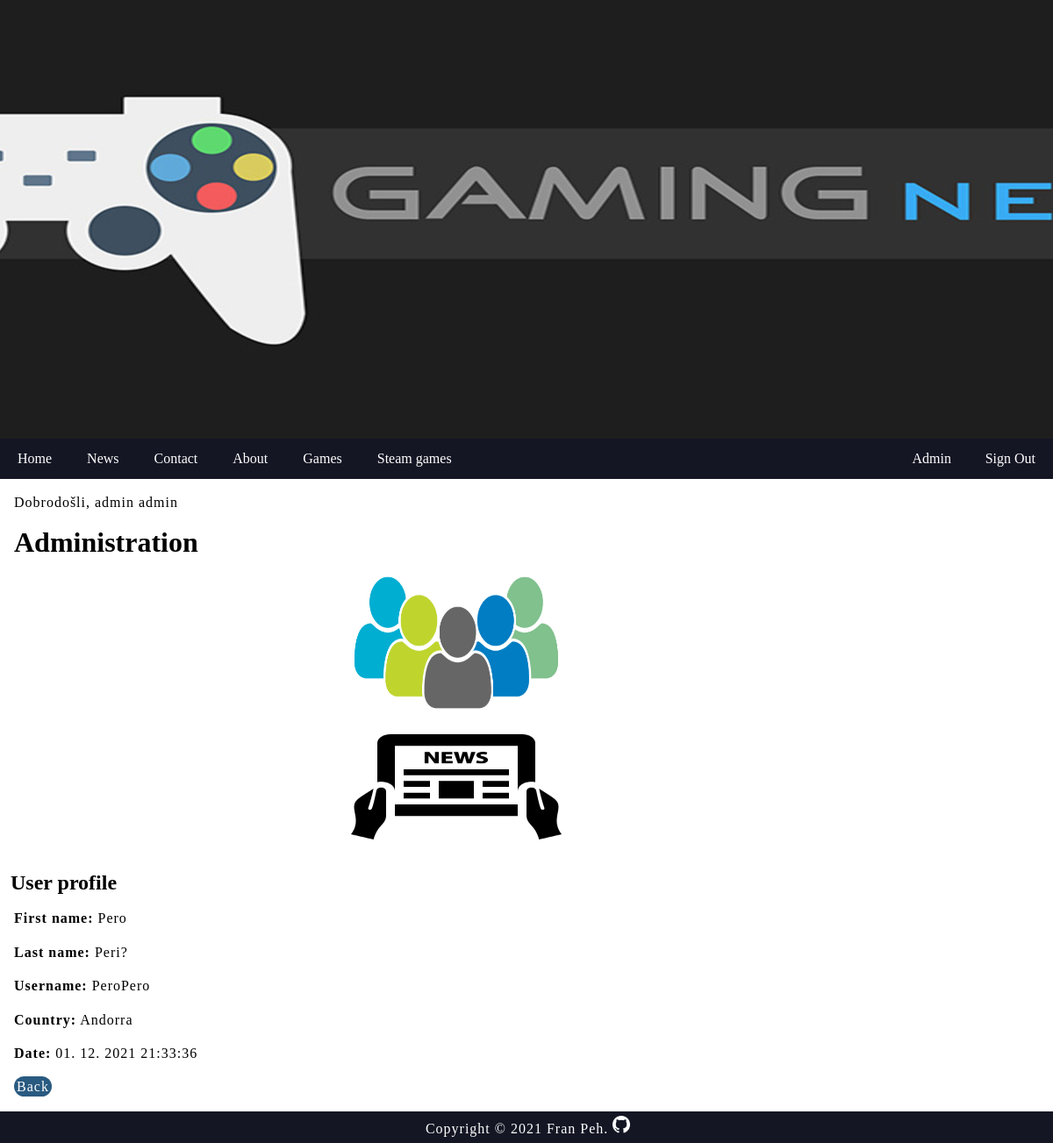
Page /index.php?menu=8&action=1&id=9 (signed in) on the committed database.
### tables this page shows
CREATE TABLE `users` (
  `id` int(11) NOT NULL,
  `firstname` varchar(255) DEFAULT NULL,
  `lastname` varchar(255) DEFAULT NULL,
  `email` varchar(255) NOT NULL,
  `username` varchar(255) NOT NULL,
  `password` varchar(255) NOT NULL,
  `country` char(2) NOT NULL,
  `date` timestamp NOT NULL DEFAULT current_timestamp() ON UPDATE current_timestamp(),
  `archive` enum('Y','N') NOT NULL DEFAULT 'Y'
);

CREATE TABLE `countries` (
  `id` int(11) NOT NULL,
  `country_code` varchar(2) NOT NULL DEFAULT '',
  `country_name` varchar(100) NOT NULL DEFAULT ''
);

### functions.php (called while the page is built)
<?php
	function pickerDateToMysql($pickerDate){
		$date = DateTime::createFromFormat('Y-m-d H:i:s', $pickerDate);
		return $date->format('d. m. Y H:i:s');
	}
?>

### users.php (the view, shortened to what this page needs)
<?php
	if (isset($_GET['id']) && $_GET['id'] != '') {
		$query  = "SELECT * FROM users";
		$query .= " WHERE id=".$_GET['id'];
		$result = @mysqli_query($MySQL, $query);
		$row = @mysqli_fetch_array($result);
		print '
		<h2>User profile</h2>
		<p><b>First name:</b> ' . $row['firstname'] . '</p>
		<p><b>Last name:</b> ' . $row['lastname'] . '</p>
		<p><b>Username:</b> ' . $row['username'] . '</p>';
		$_query  = "SELECT * FROM countries";
		$_query .= " WHERE country_code='" . $row['country'] . "'";
		$_result = @mysqli_query($MySQL, $_query);
		$_row = @mysqli_fetch_array($_result);
		print '
		<p><b>Country:</b> ' .$_row['country_name'] . '</p>
		<p><b>Date:</b> ' . pickerDateToMysql($row['date']) . '</p>
		<p><a href="index.php?menu='.$menu.'&amp;action='.$action.'" style="padding:3px;background-color:rgb(41, 90, 128);color:white;border-radius:25px;">Back</a></p>';
	}
?>

### style.css (style rules this page uses)
body, html { font-family: 'Calibri'; margin: 0; font-size: 16px; }
h1,h2 { margin: 0.5em; font-size: 2em; }
h2 { font-size: 1.5em; }
main a { color: #27318b; text-decoration: none; }
p { margin: 1em; line-height: 1.4em; letter-spacing: 1px; }

### rows in the picture
users: firstname "Pero", lastname "Peri?", username "PeroPero", date "01. 12. 2021 21:33:36"
countries: country_name "Andorra"

### other values in the picture
$_SESSION['message'] "Dobrodošli, admin admin"
